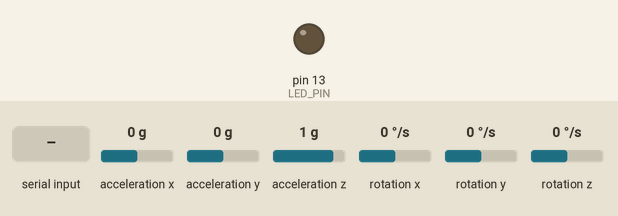
Simulated run of this sketch. Board: Arduino Leonardo, built with avr-gcc and run on an emulated ATmega32U4. Parts: output pins drawn as LEDs (lit = HIGH). Dashed ring = blinking. Inputs (shaded band) come from the test bench; at power-on: acceleration x 0 g, acceleration y 0 g, acceleration z 1 g, rotation z 0 °/s, rotation x 0 °/s, rotation y 0 °/s. The sensor or clock chip raises its interrupt line as the real part does; what the sketch prints to the serial monitor is not drawn.

Above: at 0.8 s.
0.9 s: "1\n" received over Serial
At 2.18 s:
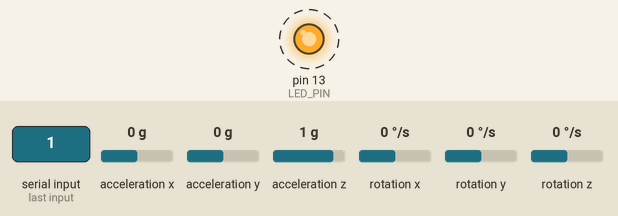
3.9 s: acceleration x set to -1.4 g
6.9 s: acceleration y set to -1.4 g
9.9 s: acceleration z set to -1.4 g
12.9 s: rotation z set to -192 °/s
15.9 s: acceleration z set to 0.8 g
Timing chart, 0 to 19.9 s (numbered marks = the images above; inputs shaded):
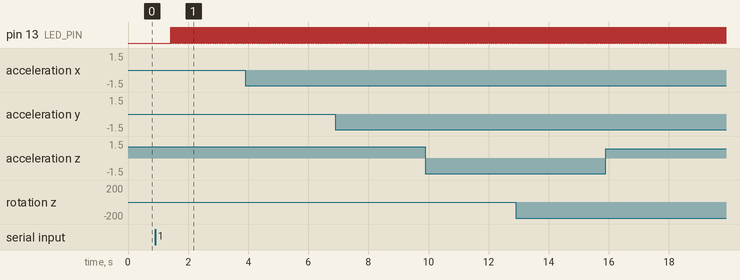

The sketch:

MPU6050_DMP6.ino
```cpp
// I2C device class (I2Cdev) demonstration Arduino sketch for MPU6050 class using DMP (MotionApps v2.0)
// 6/21/2012 by Jeff Rowberg <jeff@rowberg.net>
// Updates should (hopefully) always be available at https://github.com/jrowberg/i2cdevlib
//
// Changelog:
//      2019-07-08 - Added Auto Calibration and offset generator
//		   - and altered FIFO retrieval sequence to avoid using blocking code
//      2016-04-18 - Eliminated a potential infinite loop
//      2013-05-08 - added seamless Fastwire support
//                 - added note about gyro calibration
//      2012-06-21 - added note about Arduino 1.0.1 + Leonardo compatibility error
//      2012-06-20 - improved FIFO overflow handling and simplified read process
//      2012-06-19 - completely rearranged DMP initialization code and simplification
//      2012-06-13 - pull gyro and accel data from FIFO packet instead of reading directly
//      2012-06-09 - fix broken FIFO read sequence and change interrupt detection to RISING
//      2012-06-05 - add gravity-compensated initial reference frame acceleration output
//                 - add 3D math helper file to DMP6 example sketch
//                 - add Euler output and Yaw/Pitch/Roll output formats
//      2012-06-04 - remove accel offset clearing for better results (thanks Sungon Lee)
//      2012-06-01 - fixed gyro sensitivity to be 2000 deg/sec instead of 250
//      2012-05-30 - basic DMP initialization working

/* ============================================
I2Cdev device library code is placed under the MIT license
Copyright (c) 2012 Jeff Rowberg

Permission is hereby granted, free of charge, to any person obtaining a copy
of this software and associated documentation files (the "Software"), to deal
in the Software without restriction, including without limitation the rights
to use, copy, modify, merge, publish, distribute, sublicense, and/or sell
copies of the Software, and to permit persons to whom the Software is
furnished to do so, subject to the following conditions:

The above copyright notice and this permission notice shall be included in
all copies or substantial portions of the Software.

THE SOFTWARE IS PROVIDED "AS IS", WITHOUT WARRANTY OF ANY KIND, EXPRESS OR
IMPLIED, INCLUDING BUT NOT LIMITED TO THE WARRANTIES OF MERCHANTABILITY,
FITNESS FOR A PARTICULAR PURPOSE AND NONINFRINGEMENT. IN NO EVENT SHALL THE
AUTHORS OR COPYRIGHT HOLDERS BE LIABLE FOR ANY CLAIM, DAMAGES OR OTHER
LIABILITY, WHETHER IN AN ACTION OF CONTRACT, TORT OR OTHERWISE, ARISING FROM,
OUT OF OR IN CONNECTION WITH THE SOFTWARE OR THE USE OR OTHER DEALINGS IN
THE SOFTWARE.
===============================================
*/

// I2Cdev and MPU6050 must be installed as libraries, or else the .cpp/.h files
// for both classes must be in the include path of your project
#include "I2Cdev.h"

#include "MPU6050_6Axis_MotionApps20.h"
//#include "MPU6050.h" // not necessary if using MotionApps include file

// Arduino Wire library is required if I2Cdev I2CDEV_ARDUINO_WIRE implementation
// is used in I2Cdev.h
#if I2CDEV_IMPLEMENTATION == I2CDEV_ARDUINO_WIRE
    #include "Wire.h"
#endif

// class default I2C address is 0x68
// specific I2C addresses may be passed as a parameter here
// AD0 low = 0x68 (default for SparkFun breakout and InvenSense evaluation board)
// AD0 high = 0x69
MPU6050 mpu;
//MPU6050 mpu(0x69); // <-- use for AD0 high

/* =========================================================================
   NOTE: In addition to connection 3.3v, GND, SDA, and SCL, this sketch
   depends on the MPU-6050's INT pin being connected to the Arduino's
   external interrupt #0 pin. On the Arduino Uno and Mega 2560, this is
   digital I/O pin 2.
 * ========================================================================= */

/* =========================================================================
   NOTE: Arduino v1.0.1 with the Leonardo board generates a compile error
   when using Serial.write(buf, len). The Teapot output uses this method.
   The solution requires a modification to the Arduino USBAPI.h file, which
   is fortunately simple, but annoying. This will be fixed in the next IDE
   release. For more info, see these links:

   http://arduino.cc/forum/index.php/topic,109987.0.html
   http://code.google.com/p/arduino/issues/detail?id=958
 * ========================================================================= */


// uncomment "OUTPUT_READABLE_QUATERNION" if you want to see the actual
// quaternion components in a [w, x, y, z] format (not best for parsing
// on a remote host such as Processing or something though)
//#define OUTPUT_READABLE_QUATERNION

// uncomment "OUTPUT_READABLE_EULER" if you want to see Euler angles
// (in degrees) calculated from the quaternions coming from the FIFO.
// Note that Euler angles suffer from gimbal lock (for more info, see
// http://en.wikipedia.org/wiki/Gimbal_lock)
//#define OUTPUT_READABLE_EULER

// uncomment "OUTPUT_READABLE_YAWPITCHROLL" if you want to see the yaw/
// pitch/roll angles (in degrees) calculated from the quaternions coming
// from the FIFO. Note this also requires gravity vector calculations.
// Also note that yaw/pitch/roll angles suffer from gimbal lock (for
// more info, see: http://en.wikipedia.org/wiki/Gimbal_lock)
#define OUTPUT_READABLE_YAWPITCHROLL

// uncomment "OUTPUT_READABLE_REALACCEL" if you want to see acceleration
// components with gravity removed. This acceleration reference frame is
// not compensated for orientation, so +X is always +X according to the
// sensor, just without the effects of gravity. If you want acceleration
// compensated for orientation, us OUTPUT_READABLE_WORLDACCEL instead.
//#define OUTPUT_READABLE_REALACCEL

// uncomment "OUTPUT_READABLE_WORLDACCEL" if you want to see acceleration
// components with gravity removed and adjusted for the world frame of
// reference (yaw is relative to initial orientation, since no magnetometer
// is present in this case). Could be quite handy in some cases.
//#define OUTPUT_READABLE_WORLDACCEL

// uncomment "OUTPUT_TEAPOT" if you want output that matches the
// format used for the InvenSense teapot demo
#define OUTPUT_TEAPOT


#define INTERRUPT_PIN 8  // use pin 2 on Arduino Uno & most boards
#define LED_PIN 13 // (Arduino is 13, Teensy is 11, Teensy++ is 6)
bool blinkState = false;

// MPU control/status vars
bool dmpReady = false;  // set true if DMP init was successful
uint8_t mpuIntStatus;   // holds actual interrupt status byte from MPU
uint8_t devStatus;      // return status after each device operation (0 = success, !0 = error)
uint16_t packetSize;    // expected DMP packet size (default is 42 bytes)
uint16_t fifoCount;     // count of all bytes currently in FIFO
uint8_t fifoBuffer[64]; // FIFO storage buffer

// orientation/motion vars
Quaternion q;           // [w, x, y, z]         quaternion container
VectorInt16 aa;         // [x, y, z]            accel sensor measurements
VectorInt16 aaReal;     // [x, y, z]            gravity-free accel sensor measurements
VectorInt16 aaWorld;    // [x, y, z]            world-frame accel sensor measurements
VectorFloat gravity;    // [x, y, z]            gravity vector
float euler[3];         // [psi, theta, phi]    Euler angle container
float ypr[3];           // [yaw, pitch, roll]   yaw/pitch/roll container and gravity vector

// packet structure for InvenSense teapot demo
uint8_t teapotPacket[14] = { '$', 0x02, 0,0, 0,0, 0,0, 0,0, 0x00, 0x00, '\r', '\n' };


// ================================================================
// ===               INTERRUPT DETECTION ROUTINE                ===
// ================================================================

volatile bool mpuInterrupt = false;     // indicates whether MPU interrupt pin has gone high
void dmpDataReady() {
    mpuInterrupt = true;
}


// ================================================================
// ===                      INITIAL SETUP                       ===
// ================================================================

void setup() {
    // join I2C bus (I2Cdev library doesn't do this automatically)
    #if I2CDEV_IMPLEMENTATION == I2CDEV_ARDUINO_WIRE
        Wire.begin();
        Wire.setClock(400000); // 400kHz I2C clock. Comment this line if having compilation difficulties
    #elif I2CDEV_IMPLEMENTATION == I2CDEV_BUILTIN_FASTWIRE
        Fastwire::setup(400, true);
    #endif

    // initialize serial communication
    // (115200 chosen because it is required for Teapot Demo output, but it's
    // really up to you depending on your project)
    Serial.begin(115200);
    while (!Serial); // wait for Leonardo enumeration, others continue immediately

    // NOTE: 8MHz or slower host processors, like the Teensy @ 3.3V or Arduino
    // Pro Mini running at 3.3V, cannot handle this baud rate reliably due to
    // the baud timing being too misaligned with processor ticks. You must use
    // 38400 or slower in these cases, or use some kind of external separate
    // crystal solution for the UART timer.

    // initialize device
    Serial.println(F("Initializing I2C devices..."));
    mpu.initialize();
    pinMode(INTERRUPT_PIN, INPUT);

    // verify connection
    Serial.println(F("Testing device connections..."));
    Serial.println(mpu.testConnection() ? F("MPU6050 connection successful") : F("MPU6050 connection failed"));

    // wait for ready
    Serial.println(F("\nSend any character to begin DMP programming and demo: "));
    while (Serial.available() && Serial.read()); // empty buffer
    while (!Serial.available());                 // wait for data
    while (Serial.available() && Serial.read()); // empty buffer again

    // load and configure the DMP
    Serial.println(F("Initializing DMP..."));
    devStatus = mpu.dmpInitialize();

    // supply your own gyro offsets here, scaled for min sensitivity
    mpu.setXGyroOffset(220);
    mpu.setYGyroOffset(76);
    mpu.setZGyroOffset(-85);
    mpu.setZAccelOffset(1788); // 1688 factory default for my test chip

    // make sure it worked (returns 0 if so)
    if (devStatus == 0) {
        // Calibration Time: generate offsets and calibrate our MPU6050
        mpu.CalibrateAccel(6);
        mpu.CalibrateGyro(6);
        mpu.PrintActiveOffsets();
        // turn on the DMP, now that it's ready
        Serial.println(F("Enabling DMP..."));
        mpu.setDMPEnabled(true);

        // enable Arduino interrupt detection
        Serial.print(F("Enabling interrupt detection (Arduino external interrupt "));
        Serial.print(digitalPinToInterrupt(INTERRUPT_PIN));
        Serial.println(F(")..."));
        attachInterrupt(digitalPinToInterrupt(INTERRUPT_PIN), dmpDataReady, RISING);
        mpuIntStatus = mpu.getIntStatus();

        // set our DMP Ready flag so the main loop() function knows it's okay to use it
        Serial.println(F("DMP ready! Waiting for first interrupt..."));
        dmpReady = true;

        // get expected DMP packet size for later comparison
        packetSize = mpu.dmpGetFIFOPacketSize();
    } else {
        // ERROR!
        // 1 = initial memory load failed
        // 2 = DMP configuration updates failed
        // (if it's going to break, usually the code will be 1)
        Serial.print(F("DMP Initialization failed (code "));
        Serial.print(devStatus);
        Serial.println(F(")"));
    }

    // configure LED for output
    pinMode(LED_PIN, OUTPUT);
}


// ================================================================
// ===                    MAIN PROGRAM LOOP                     ===
// ================================================================

void loop() {
    // if programming failed, don't try to do anything
    if (!dmpReady) return;
    // read a packet from FIFO
    if (mpu.dmpGetCurrentFIFOPacket(fifoBuffer)) { // Get the Latest packet
        #ifdef OUTPUT_READABLE_QUATERNION
            // display quaternion values in easy matrix form: w x y z
            mpu.dmpGetQuaternion(&q, fifoBuffer);
            Serial.print("quat\t");
            Serial.print(q.w);
            Serial.print("\t");
            Serial.print(q.x);
            Serial.print("\t");
            Serial.print(q.y);
            Serial.print("\t");
            Serial.println(q.z);
        #endif

        #ifdef OUTPUT_READABLE_EULER
            // display Euler angles in degrees
            mpu.dmpGetQuaternion(&q, fifoBuffer);
            mpu.dmpGetEuler(euler, &q);
            Serial.print("euler\t");
            Serial.print(euler[0] * 180/M_PI);
            Serial.print("\t");
            Serial.print(euler[1] * 180/M_PI);
            Serial.print("\t");
            Serial.println(euler[2] * 180/M_PI);
        #endif

        #ifdef OUTPUT_READABLE_YAWPITCHROLL
            // display Euler angles in degrees
            mpu.dmpGetQuaternion(&q, fifoBuffer);
            mpu.dmpGetGravity(&gravity, &q);
            mpu.dmpGetYawPitchRoll(ypr, &q, &gravity);
            Serial.print("ypr\t");
            Serial.print(ypr[0] * 180/M_PI);
            Serial.print("\t");
            Serial.print(ypr[1] * 180/M_PI);
            Serial.print("\t");
            Serial.println(ypr[2] * 180/M_PI);
        #endif

        #ifdef OUTPUT_READABLE_REALACCEL
            // display real acceleration, adjusted to remove gravity
            mpu.dmpGetQuaternion(&q, fifoBuffer);
            mpu.dmpGetAccel(&aa, fifoBuffer);
            mpu.dmpGetGravity(&gravity, &q);
            mpu.dmpGetLinearAccel(&aaReal, &aa, &gravity);
            Serial.print("areal\t");
            Serial.print(aaReal.x);
            Serial.print("\t");
            Serial.print(aaReal.y);
            Serial.print("\t");
            Serial.println(aaReal.z);
        #endif

        #ifdef OUTPUT_READABLE_WORLDACCEL
            // display initial world-frame acceleration, adjusted to remove gravity
            // and rotated based on known orientation from quaternion
            mpu.dmpGetQuaternion(&q, fifoBuffer);
            mpu.dmpGetAccel(&aa, fifoBuffer);
            mpu.dmpGetGravity(&gravity, &q);
            mpu.dmpGetLinearAccel(&aaReal, &aa, &gravity);
            mpu.dmpGetLinearAccelInWorld(&aaWorld, &aaReal, &q);
            Serial.print("aworld\t");
            Serial.print(aaWorld.x);
            Serial.print("\t");
            Serial.print(aaWorld.y);
            Serial.print("\t");
            Serial.println(aaWorld.z);
        #endif

        #ifdef OUTPUT_TEAPOT
            // display quaternion values in InvenSense Teapot demo format:
            teapotPacket[2] = fifoBuffer[0];
            teapotPacket[3] = fifoBuffer[1];
            teapotPacket[4] = fifoBuffer[4];
            teapotPacket[5] = fifoBuffer[5];
            teapotPacket[6] = fifoBuffer[8];
            teapotPacket[7] = fifoBuffer[9];
            teapotPacket[8] = fifoBuffer[12];
            teapotPacket[9] = fifoBuffer[13];
            Serial.write(teapotPacket, 14);
            teapotPacket[11]++; // packetCount, loops at 0xFF on purpose
        #endif

        // blink LED to indicate activity
        blinkState = !blinkState;
        digitalWrite(LED_PIN, blinkState);
    }
}
```

Measured:
- after the input at 0.9 s, pin 13 (LED_PIN): alternates HIGH for 0.01 s and LOW for 0.01 s, starting after 0.51 s
